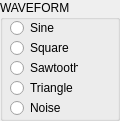
   <widget class="QGroupBox" name="WaveformGroupBox">
    <property name="geometry">
     <rect>
      <x>80</x>
      <y>70</y>
      <width>120</width>
      <height>121</height>
     </rect>
    </property>
    <property name="title">
     <string>WAVEFORM</string>
    </property>
    <widget class="QRadioButton" name="SineButton">
     <property name="geometry">
      <rect>
       <x>10</x>
       <y>20</y>
       <width>68</width>
       <height>16</height>
      </rect>
     </property>
     <property name="text">
      <string>Sine</string>
     </property>
    </widget>
    <widget class="QRadioButton" name="SquareButton">
     <property name="geometry">
      <rect>
       <x>10</x>
       <y>40</y>
       <width>68</width>
       <height>16</height>
      </rect>
     </property>
     <property name="text">
      <string>Square</string>
     </property>
    </widget>
    <widget class="QRadioButton" name="SawtoothButton">
     <property name="geometry">
      <rect>
       <x>10</x>
       <y>60</y>
       <width>68</width>
       <height>16</height>
      </rect>
     </property>
     <property name="text">
      <string>Sawtooth</string>
     </property>
    </widget>
    <widget class="QRadioButton" name="TriangleButton">
     <property name="geometry">
      <rect>
       <x>10</x>
       <y>80</y>
       <width>68</width>
       <height>16</height>
      </rect>
     </property>
     <property name="text">
      <string>Triangle</string>
     </property>
    </widget>
    <widget class="QRadioButton" name="NoiseButton">
     <property name="geometry">
      <rect>
       <x>10</x>
       <y>100</y>
       <width>68</width>
       <height>16</height>
      </rect>
     </property>
     <property name="text">
      <string>Noise</string>
     </property>
    </widget>
   </widget>
